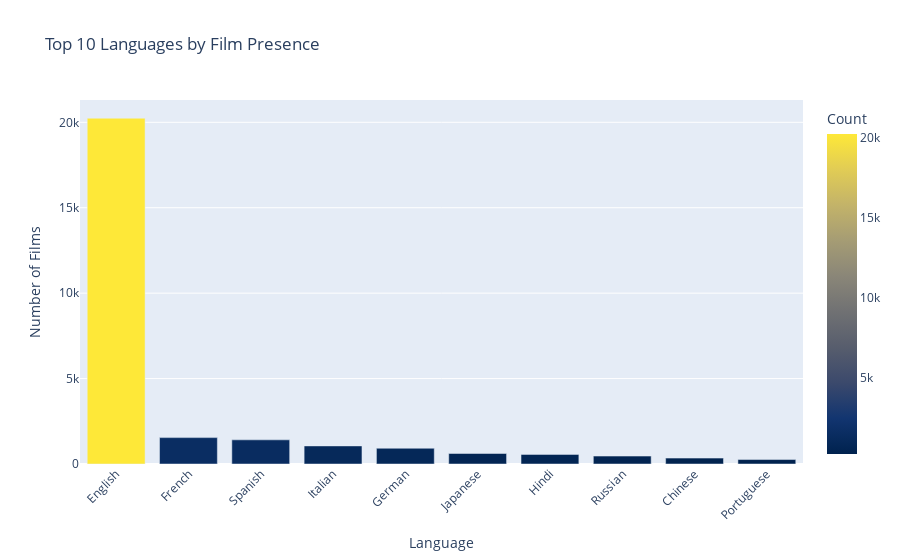

This figure's notebook cell:
### Code cell
# Plot 2: Languages
fig_languages = px.bar(
    languages_count.head(10),  # Top 10 languages
    x='Language',
    y='Count',
    title='Top 10 Languages by Film Presence',
    color='Count',
    color_continuous_scale='Cividis'
)
fig_languages.update_layout(
    xaxis_title='Language',
    yaxis_title='Number of Films',
    xaxis_tickangle=-45
)

fig_languages.show()

### Figure 1 — Plotly figure (JSON) as saved in the notebook; plotly's stock layout.template omitted (floating-point values rounded to 4 significant figures)
{"data": [{"alignmentgroup": "True", "hovertemplate": "Language=%{x}<br>Count=%{marker.color}<extra></extra>", "legendgroup": "", "marker": {"color": [20240, 1544, 1414, 1058, 922, 615, 562, 463, 344, 261], "coloraxis": "coloraxis", "pattern": {"shape": ""}}, "name": "", "offsetgroup": "", "orientation": "v", "showlegend": false, "textposition": "auto", "type": "bar", "x": ["English", "French", "Spanish", "Italian", "German", "Japanese", "Hindi", "Russian", "Chinese", "Portuguese"], "xaxis": "x", "y": [20240, 1544, 1414, 1058, 922, 615, 562, 463, 344, 261], "yaxis": "y"}], "layout": {"barmode": "relative", "coloraxis": {"colorbar": {"title": {"text": "Count"}}, "colorscale": [[0, "#00224e"], [0.1111, "#123570"], [0.2222, "#3b496c"], [0.3333, "#575d6d"], [0.4444, "#707173"], [0.5556, "#8a8678"], [0.6667, "#a59c74"], [0.7778, "#c3b369"], [0.8889, "#e1cc55"], [1, "#fee838"]]}, "legend": {"tracegroupgap": 0}, "title": {"text": "Top 10 Languages by Film Presence"}, "xaxis": {"anchor": "y", "domain": [0, 1], "tickangle": -45, "title": {"text": "Language"}}, "yaxis": {"anchor": "x", "domain": [0, 1], "title": {"text": "Number of Films"}}}}
